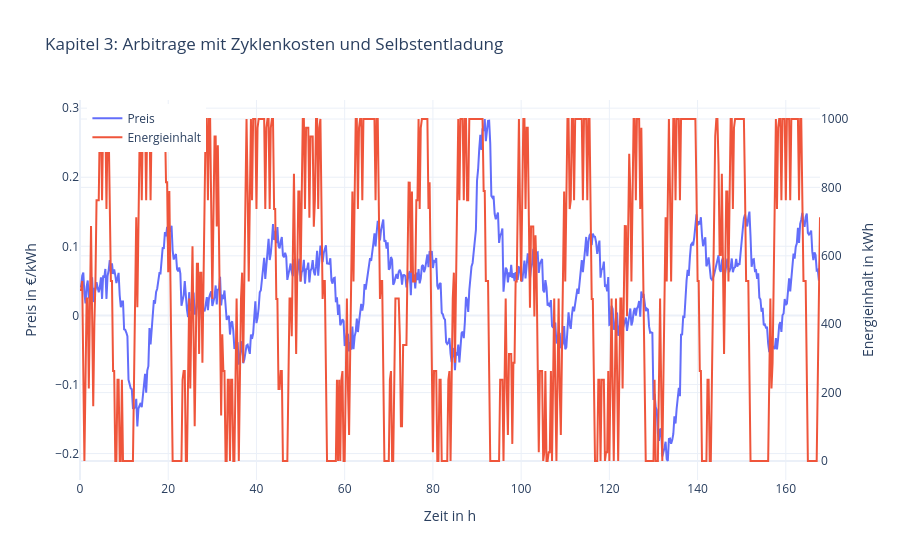

The notebook cell saved with this chart:
### Code cell
# Plot für Kapitel 3
fig = go.Figure()

fig.add_trace(
    go.Scatter(
        x=result_cycle_costs_self_discharge["time_h"],
        y=result_cycle_costs_self_discharge["price_eur_per_kWh"],
        mode="lines",
        name="Preis",
        yaxis="y1"
    )
)

fig.add_trace(
    go.Scatter(
        x=result_cycle_costs_self_discharge["time_h"],
        y=result_cycle_costs_self_discharge["energy_kWh"],
        mode="lines",
        name="Energieinhalt",
        yaxis="y2"
    )
)

fig.update_layout(
    title="Kapitel 3: Arbitrage mit Zyklenkosten und Selbstentladung",
    xaxis=dict(title="Zeit in h"),
    yaxis=dict(title="Preis in €/kWh"),
    yaxis2=dict(
        title="Energieinhalt in kWh",
        overlaying="y",
        side="right"
    ),
    template="plotly_white",
    legend=dict(x=0.01, y=0.99)
)

fig.show()

### Figure 1 — Plotly figure (JSON) as saved in the notebook; plotly's stock layout.template omitted (floating-point values rounded to 4 significant figures; data arrays with more than 128 entries replaced by an {"elided": "..."} marker saying what was removed)
{"data": [{"mode": "lines", "name": "Preis", "type": "scatter", "x": {"elided": "672 float values"}, "y": {"elided": "672 float values"}, "yaxis": "y"}, {"mode": "lines", "name": "Energieinhalt", "type": "scatter", "x": {"elided": "672 float values"}, "y": {"elided": "672 float values"}, "yaxis": "y2"}], "layout": {"legend": {"x": 0.01, "y": 0.99}, "title": {"text": "Kapitel 3: Arbitrage mit Zyklenkosten und Selbstentladung"}, "xaxis": {"title": {"text": "Zeit in h"}}, "yaxis": {"title": {"text": "Preis in €/kWh"}}, "yaxis2": {"overlaying": "y", "side": "right", "title": {"text": "Energieinhalt in kWh"}}}}
